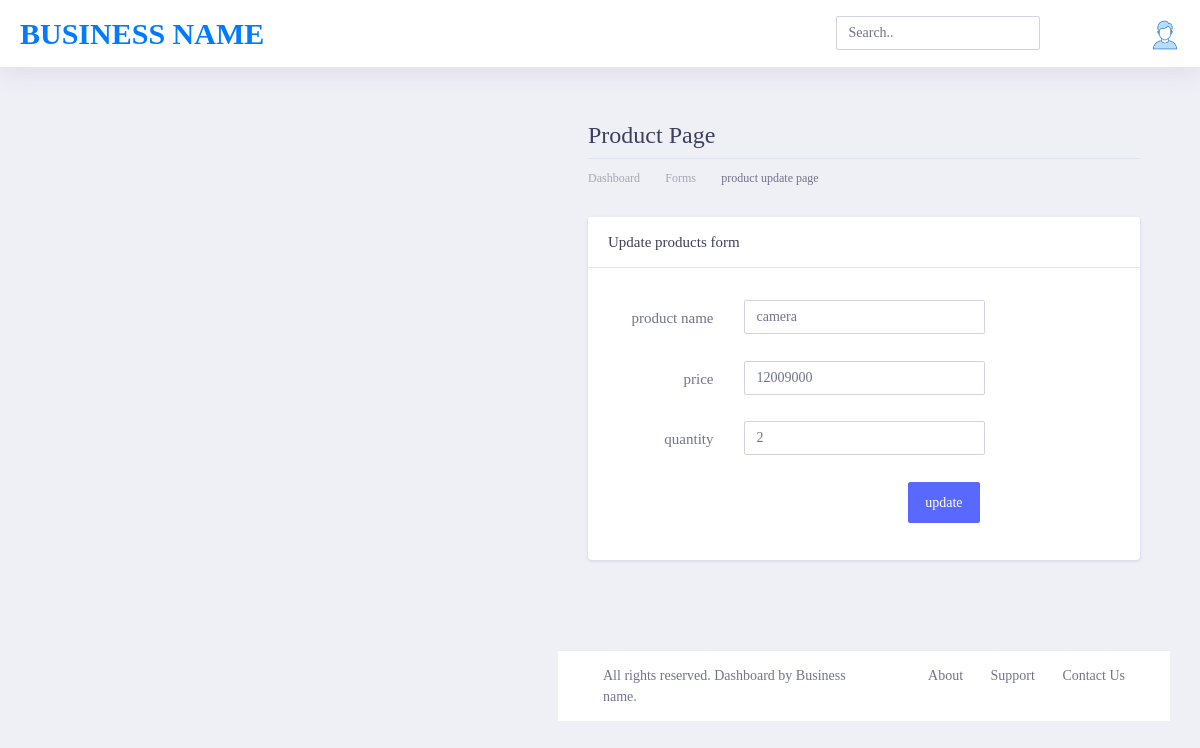
Page /product-update.php?id=20 (signed in) on the committed database.
### tables this page shows
CREATE TABLE `products` (
  `id` int(11) NOT NULL,
  `p_names` varchar(255) NOT NULL,
  `description` varchar(255) NOT NULL,
  `price` int(11) NOT NULL,
  `quantity` int(11) NOT NULL,
  `date` date NOT NULL,
  `image` varchar(255) NOT NULL,
  `category` varchar(255) NOT NULL
);

### product-update.php (the view, shortened to what this page needs)
     <?php
 include('header.php');
 include('conn.php');
 $result = mysqli_query($conn,"SELECT * FROM products WHERE id='" . $_GET['id'] . "'");
 $row= mysqli_fetch_array($result);
?>
 <div class="dashboard-wrapper">
     <div class="container-fluid  dashboard-content">
         <div class="dashboard-wrapper">
     <div class="container-fluid  dashboard-content">
         <div class="row">
             <div class="col-xl-12 col-lg-12 col-md-12 col-sm-12 col-12">
                 <div class="page-header">
                     <h2 class="pageheader-title">Product Page </h2>
                     <div class="page-breadcrumb">
                         <nav aria-label="breadcrumb">
                             <ol class="breadcrumb">
                                 <li class="breadcrumb-item"><a href="#" class="breadcrumb-link">Dashboard</a></li>
                                 <li class="breadcrumb-item"><a href="#" class="breadcrumb-link">Forms</a></li>
                                 <li class="breadcrumb-item active" aria-current="page">product update page</li>
                             </ol>
                         </nav>
                     </div>
                 </div>
             </div>
         </div>
             <div class="row">
                 <div class="col-xl-12 col-lg-12 col-md-12 col-sm-12 col-12">
                     <div class="card">
                         <h5 class="card-header">Update products form</h5>
                         <div class="card-body">
                             <form id="validationform" data-parsley-validate="" novalidate=""   enctype="multipart/form-data" action="product-update-query.php" method="post">
                                 <div class="form-group row">
                                     <label class="col-12 col-sm-3 col-form-label text-sm-right">product name</label>
                                     <div class="col-12 col-sm-8 col-lg-6">
                                         <input type="text" required="" placeholder="Type product name" class="form-control" name="name" value="<?=$row['p_names'];?>">
                                     </div>
                                 </div>
                                 <div class="form-group row">
                                     <label class="col-12 col-sm-3 col-form-label text-sm-right">price</label>
                                     <div class="col-12 col-sm-8 col-lg-6">
                                         <input type="number" required="" data-parsley-maxlength="6" placeholder="product price" class="form-control"name="price" value="<?=$row['price'];?>">
                                     </div>
                                 </div>
                                 <div class="form-group row">
                                     <label class="col-12 col-sm-3 col-form-label text-sm-right">quantity</label>
                                     <div class="col-12 col-sm-8 col-lg-6">
                                         <input type="text" required="" data-parsley-length="[5,10]" placeholder="quantity" class="form-control" name="qty" value="<?=$row['quantity'];?>">
                                     </div>
                                 </div>
                                 <div class="form-group row text-right">
                                     <div class="col col-sm-10 col-lg-9 offset-sm-1 offset-lg-0">
                                         <button type="submit" class="btn btn-space btn-primary" name="update">update</button>
                                     </div>
                                 </div>
                             </form>
                         </div>
                     </div></center>
                 </div>
             </div>
     </div>
    <?php
         include('footer.php');
    ?>

### rows in the picture
products: name "camera", price "12009000", qty "2"
